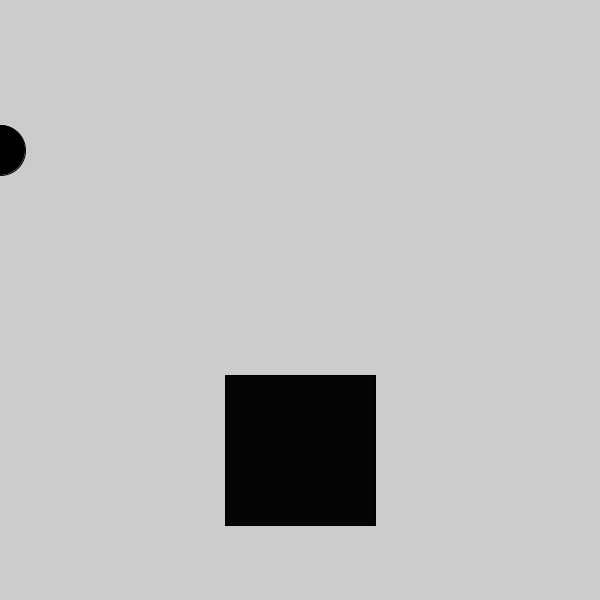
Frame 1 (no input)
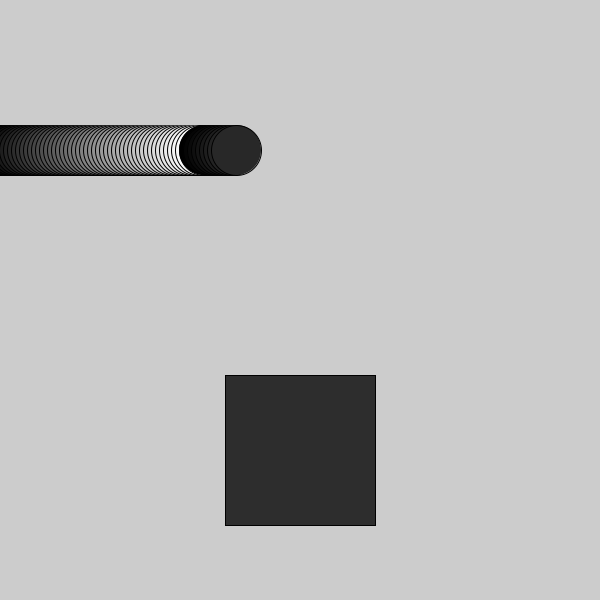
Frame 60 (the mouse pressed at the canvas centre just before this capture)
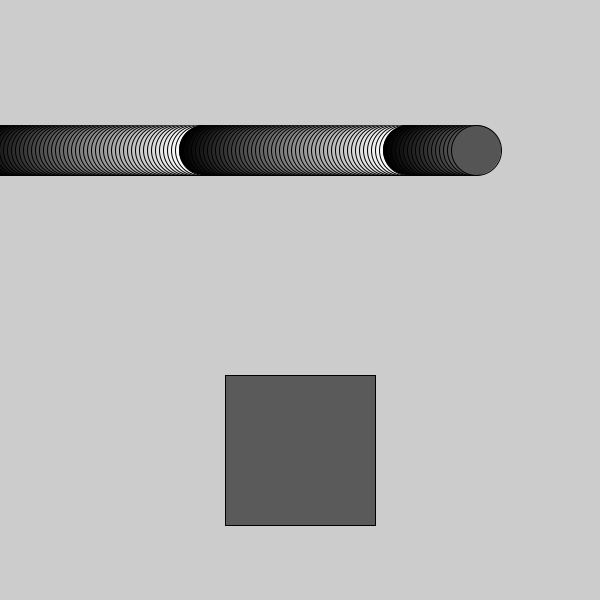
Frame 120 (the mouse held since frame 60 and released just before this capture)

The Processing sketch that drew these frames (run headless with seeded random() and noise(); from frame 60 on, the mouse is pressed at the canvas centre):

// Processing sketch: w10_01_modulo
// ── w10_01_modulo.pde
// code 1 FA 18
// bryan ma

// modulo practice

// this sketch demonstrates two examples of using the modulo operator
// to 'loop' a number. the first uses frameCount and a println(), 
// and the next moves an ellipse across the screen.

// the last part draws a rectangle using fill(c). add a line of code 
// that uses the modulo operator to make c loop continuously from 0-255.


int x = 0;
float c = 0;

void setup() {
  size(600, 600);
  rectMode(CENTER);
}

void draw() {
  if (frameCount % 60 == 0) {
    println("this prints once every 60 draw loops.");
  }

  // this ellipse increments its x position every frame by 4, 
  // looping when it reaches the value of width
  fill(c);
  c = (c + 5) % 255;
  ellipse(x, 150, 50, 50);
  x = (x + 4) % width;

  // this draws a rectangle of greyscale color c
  fill(c);
  rect(width/2, 450, 150, 150);
}
